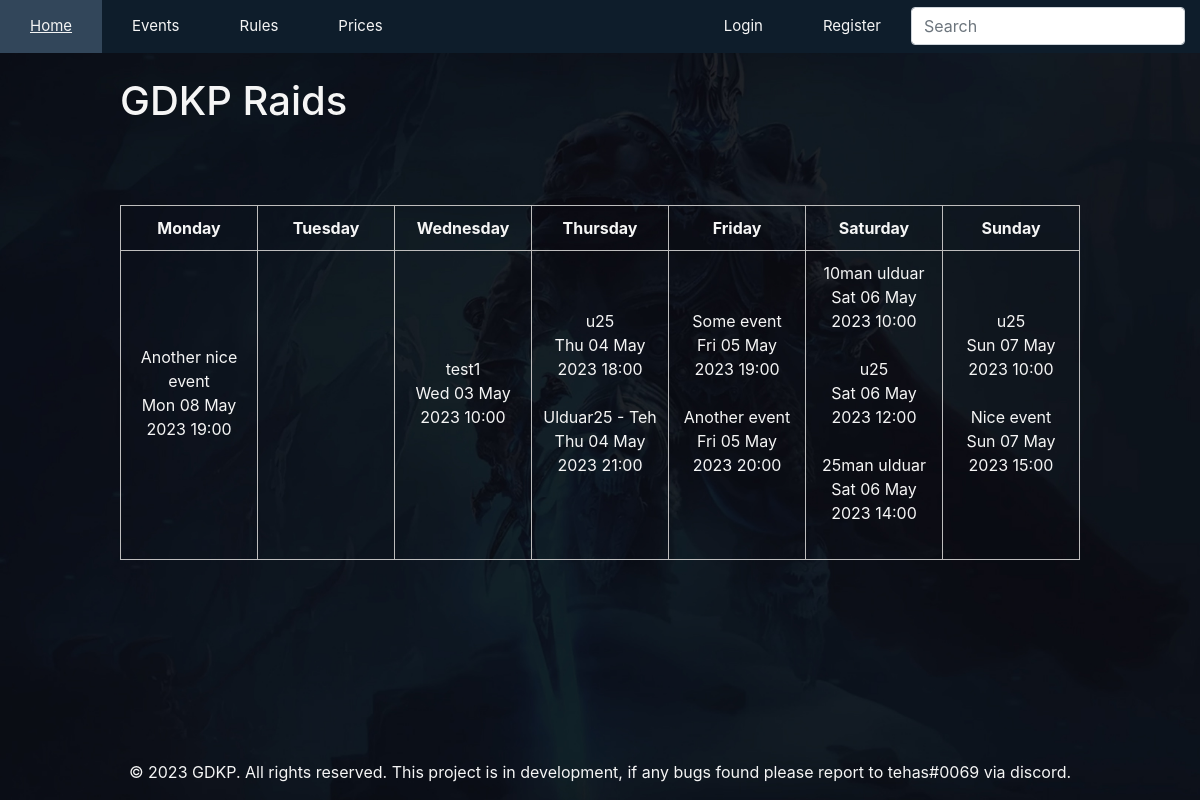
The app's page /library/events/ with its own data.
### library/models.py (models this page shows, shortened)
class EventRegistration(models.Model):
    event_name = models.CharField('Event Name', max_length=50)
    event_date = models.DateTimeField('Event Date and Time', help_text='Select the event date and time')
    event_info = models.TextField('Event Info', max_length=1000, default='')
    registered_players = models.ManyToManyField(WowPlayer, related_name='events_registered', blank=True)
    class Meta:
        verbose_name = 'Event Registration'
        verbose_name_plural = 'Event Registrations'
        ordering = ['event_date']

### library/views.py (the view)
# urls.py: path('events/', EventRegistrationListView.as_view(), name='event-list'),
class EventRegistrationListView(ListView):
    model = EventRegistration
    template_name = 'event_list.html'
    def get_events_by_days(self):
        events = EventRegistration.objects.filter(event_date__gte=date.today())
        sorted_dict = {
            'Monday': [],
            'Tuesday': [],
            'Wednesday': [],
            'Thursday': [],
            'Friday': [],
            'Saturday': [],
            'Sunday': []
        }
        for event in events:
            event_weekday = event.event_date.weekday()
            match event_weekday:
                case 0:
                    sorted_dict['Monday'].append(event)
                case 1:
                    sorted_dict['Tuesday'].append(event)
                case 2:
                    sorted_dict['Wednesday'].append(event)
                case 3:
                    sorted_dict['Thursday'].append(event)
                case 4:
                    sorted_dict['Friday'].append(event)
                case 5:
                    sorted_dict['Saturday'].append(event)
                case 6:
                    sorted_dict['Sunday'].append(event)
        return sorted_dict
    def get_queryset(self):
        return self.get_events_by_days()

### library/templatetags/user_tags.py (called while the page is built)
@register.filter(name='has_group')
def has_group(user, group_name):
    return user.groups.filter(name=group_name).exists()

### library/templates/event_list.html (shortened to what this page needs)
{% extends 'base.html' %}
{% block content %}
{% load user_tags %}
<h1>GDKP Raids</h1>
<br>
<br><br>
{% if object_list %}
  <table>
    <thead>
      <tr>
        <th>Monday</th>
        <th>Tuesday</th>
        <th>Wednesday</th>
        <th>Thursday</th>
        <th>Friday</th>
        <th>Saturday</th>
        <th>Sunday</th>
      </tr>
    </thead>
    <tbody>
      <tr>
          <td>
            {% for event in object_list.Monday %}
              {% url 'event_details' event.id as event_url %}
              <a href="{{ event_url }}" class="events-body">{{ event.event_name }}<br>{{ event.event_date|date:"D d M Y H:i" }}</a><br><br>
            {% endfor %}
          </td>
          <td>
          </td>
          <td>
            {% for event in object_list.Wednesday %}
              {% url 'event_details' event.id as event_url %}
              <a href="{{ event_url }}" class="events-body">{{ event.event_name }}<br>{{ event.event_date|date:"D d M Y H:i" }}</a><br><br>
            {% endfor %}
          </td>
          <td>
            {% for event in object_list.Thursday %}
              {% url 'event_details' event.id as event_url %}
              <a href="{{ event_url }}" class="events-body">{{ event.event_name }}<br>{{ event.event_date|date:"D d M Y H:i" }}</a><br><br>
            {% endfor %}
          </td>
          <td>
            {% for event in object_list.Friday %}
              {% url 'event_details' event.id as event_url %}
              <a href="{{ event_url }}" class="events-body">{{ event.event_name }}<br>{{ event.event_date|date:"D d M Y H:i" }}</a><br><br>
            {% endfor %}
          </td>
          <td>
            {% for event in object_list.Saturday %}
              {% url 'event_details' event.id as event_url %}
              <a href="{{ event_url }}" class="events-body">{{ event.event_name }}<br>{{ event.event_date|date:"D d M Y H:i" }}</a><br><br>
            {% endfor %}
          </td>
          <td>
            {% for event in object_list.Sunday %}
              {% url 'event_details' event.id as event_url %}
              <a href="{{ event_url }}" class="events-body">{{ event.event_name }}<br>{{ event.event_date|date:"D d M Y H:i" }}</a><br><br>
            {% endfor %}
          </td>
        </tr>
    </tbody>
  </table>
{% else %}
  <p>No events yet.</p>
{% endif %}
{% endblock %}

### library/static/css/styles.css (style rules this page uses)
body { background-image: url('/media/LK_Background.jpg'); background-size: cover; width: 100%; height: 100%; color: whitesmoke; display: flex; flex-direction: column; min-height: 100vh; margin: 0; padding-bottom: 100px; }
table { border-collapse: collapse; table-layout: fixed; width: 100%; }
th, td { border: 0.5px solid rgb(190, 189, 189); text-align: center; vertical-align: middle; padding: 10px; }
.events-body { text-decoration: none !important; color: inherit !important; }

### records on screen
EventRegistration: event_name "Another nice event", event_date "Mon 08 May 2023 19:00"
EventRegistration: event_name "test1", event_date "Wed 03 May 2023 10:00"
EventRegistration: event_name "u25", event_date "Thu 04 May 2023 18:00"
EventRegistration: event_name "Ulduar25 - Teh", event_date "Thu 04 May 2023 21:00"
EventRegistration: event_name "Some event", event_date "Fri 05 May 2023 19:00"
EventRegistration: event_name "Another event", event_date "Fri 05 May 2023 20:00"
EventRegistration: event_name "10man ulduar", event_date "Sat 06 May 2023 10:00"
EventRegistration: event_name "u25", event_date "Sat 06 May 2023 12:00"
EventRegistration: event_name "25man ulduar", event_date "Sat 06 May 2023 14:00"
EventRegistration: event_name "u25", event_date "Sun 07 May 2023 10:00"
EventRegistration: event_name "Nice event", event_date "Sun 07 May 2023 15:00"
